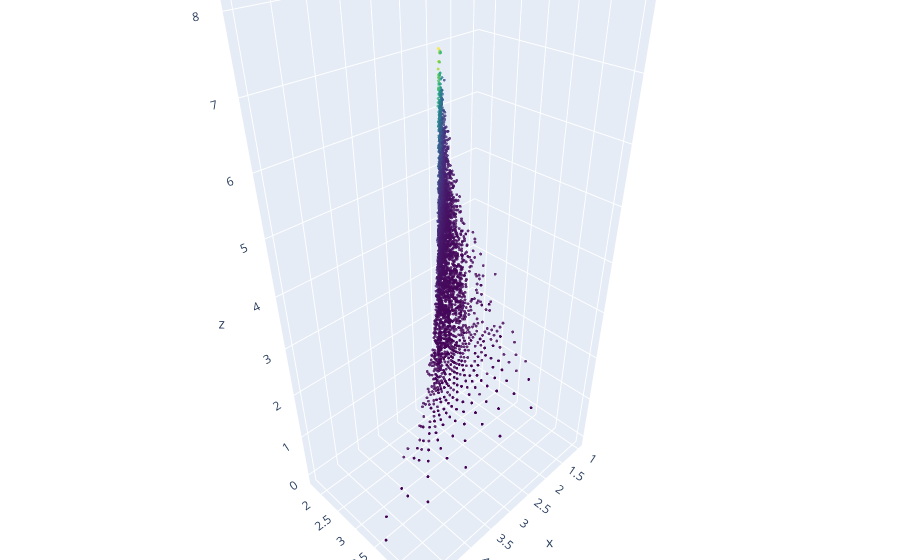

Notebook source saved alongside this figure:
### Code cell
import plotly.graph_objects as go
fig = go.Figure(data=[go.Scatter3d(
    x=dm_df['avg_value'],
    y=dm_df['dampened_mean'],
    z=np.log(dm_df['rating']),
    mode='markers',
    hovertext=movies.copy().set_index('movie')['name'],
    marker=dict(
        size=1,
        color=dm_df['rating'],                # set color to an array/list of desired values
        colorscale='Viridis',   # choose a colorscale
        opacity=0.8
    )
)])

fig.update_layout(xaxis_type="log", yaxis_type="log")
# tight layout
fig.update_layout(margin=dict(l=0, r=0, b=0, t=0))
fig.show()

### Figure 1 — Plotly figure (JSON) as saved in the notebook; plotly's stock layout.template omitted (floating-point values rounded to 4 significant figures; data arrays with more than 128 entries replaced by an {"elided": "..."} marker saying what was removed)
{"data": [{"hovertext": {"elided": "3883 str values"}, "marker": {"color": {"elided": "3662 int values"}, "colorscale": [[0, "#440154"], [0.1111, "#482878"], [0.2222, "#3e4989"], [0.3333, "#31688e"], [0.4444, "#26828e"], [0.5556, "#1f9e89"], [0.6667, "#35b779"], [0.7778, "#6ece58"], [0.8889, "#b5de2b"], [1, "#fde725"]], "opacity": 0.8, "size": 1}, "mode": "markers", "type": "scatter3d", "x": {"elided": "3662 float values"}, "y": {"elided": "3662 float values"}, "z": {"elided": "3662 float values"}}], "layout": {"margin": {"b": 0, "l": 0, "r": 0, "t": 0}, "xaxis": {"type": "log"}, "yaxis": {"type": "log"}}}
